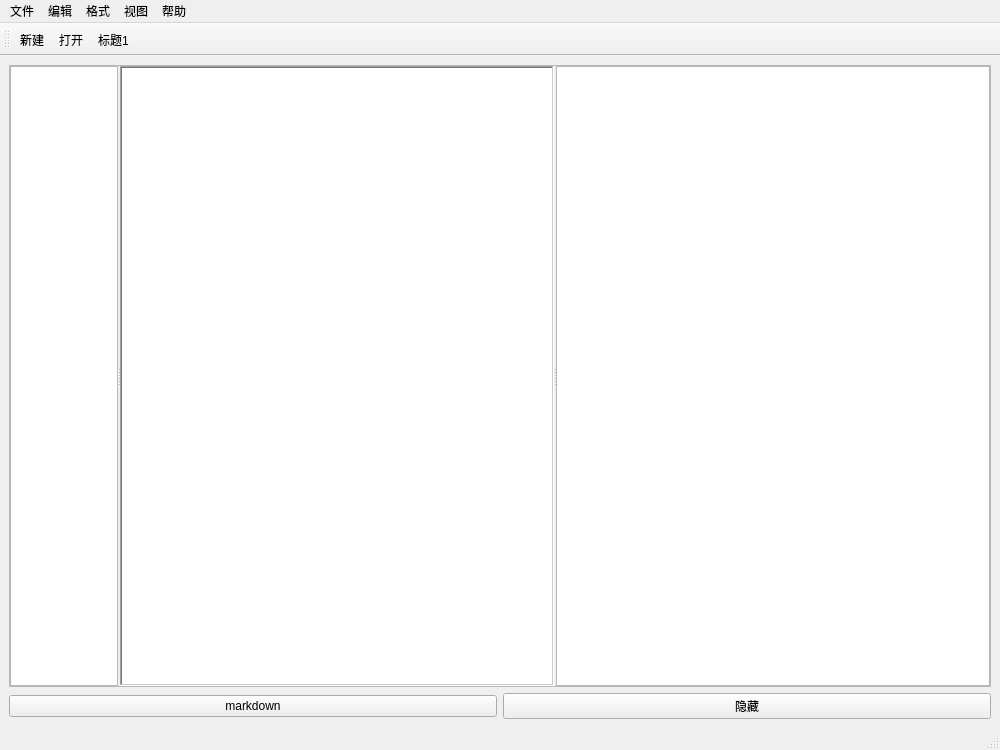
<?xml version="1.0" encoding="UTF-8"?>
<ui version="4.0">
 <class>MainWindow</class>
 <widget class="QMainWindow" name="MainWindow">
  <property name="geometry">
   <rect>
    <x>0</x>
    <y>0</y>
    <width>1000</width>
    <height>750</height>
   </rect>
  </property>
  <property name="windowTitle">
   <string>MainWindow</string>
  </property>
  <widget class="QWidget" name="centralwidget">
   <layout class="QVBoxLayout" name="verticalLayout">
    <item>
     <widget class="QSplitter" name="splitter">
      <property name="sizePolicy">
       <sizepolicy hsizetype="Expanding" vsizetype="Expanding">
        <horstretch>0</horstretch>
        <verstretch>0</verstretch>
       </sizepolicy>
      </property>
      <property name="frameShape">
       <enum>QFrame::StyledPanel</enum>
      </property>
      <property name="frameShadow">
       <enum>QFrame::Sunken</enum>
      </property>
      <property name="lineWidth">
       <number>1</number>
      </property>
      <property name="midLineWidth">
       <number>3</number>
      </property>
      <property name="orientation">
       <enum>Qt::Horizontal</enum>
      </property>
      <property name="handleWidth">
       <number>2</number>
      </property>
      <property name="childrenCollapsible">
       <bool>true</bool>
      </property>
      <widget class="QListWidget" name="file_list">
       <property name="sizePolicy">
        <sizepolicy hsizetype="Expanding" vsizetype="Expanding">
         <horstretch>1</horstretch>
         <verstretch>0</verstretch>
        </sizepolicy>
       </property>
       <property name="frameShadow">
        <enum>QFrame::Raised</enum>
       </property>
      </widget>
      <widget class="QTextEdit" name="input_text">
       <property name="sizePolicy">
        <sizepolicy hsizetype="Expanding" vsizetype="Expanding">
         <horstretch>4</horstretch>
         <verstretch>0</verstretch>
        </sizepolicy>
       </property>
       <property name="frameShape">
        <enum>QFrame::WinPanel</enum>
       </property>
       <property name="frameShadow">
        <enum>QFrame::Sunken</enum>
       </property>
       <property name="overwriteMode">
        <bool>false</bool>
       </property>
      </widget>
      <widget class="QTextBrowser" name="display_text">
       <property name="sizePolicy">
        <sizepolicy hsizetype="Expanding" vsizetype="Expanding">
         <horstretch>4</horstretch>
         <verstretch>0</verstretch>
        </sizepolicy>
       </property>
      </widget>
     </widget>
    </item>
    <item>
     <layout class="QHBoxLayout" name="horizontalLayout">
      <item>
       <widget class="QPushButton" name="pushButton">
        <property name="text">
         <string>markdown</string>
        </property>
       </widget>
      </item>
      <item>
       <widget class="QPushButton" name="html_btn">
        <property name="text">
         <string>隐藏</string>
        </property>
       </widget>
      </item>
     </layout>
    </item>
   </layout>
  </widget>
  <widget class="QMenuBar" name="menubar">
   <property name="geometry">
    <rect>
     <x>0</x>
     <y>0</y>
     <width>1000</width>
     <height>22</height>
    </rect>
   </property>
   <widget class="QMenu" name="menu_file">
    <property name="title">
     <string>文件</string>
    </property>
    <addaction name="actionnew"/>
    <addaction name="actionopen"/>
   </widget>
   <widget class="QMenu" name="menu_format">
    <property name="title">
     <string>格式</string>
    </property>
    <addaction name="action_title1"/>
   </widget>
   <widget class="QMenu" name="menu_help">
    <property name="title">
     <string>帮助</string>
    </property>
   </widget>
   <widget class="QMenu" name="menu_edit">
    <property name="title">
     <string>编辑</string>
    </property>
    <addaction name="actionnew"/>
   </widget>
   <widget class="QMenu" name="menu">
    <property name="title">
     <string>视图</string>
    </property>
    <addaction name="action_hide"/>
    <addaction name="action_display"/>
    <addaction name="action_full"/>
   </widget>
   <addaction name="menu_file"/>
   <addaction name="menu_edit"/>
   <addaction name="menu_format"/>
   <addaction name="menu"/>
   <addaction name="menu_help"/>
  </widget>
  <widget class="QStatusBar" name="statusbar"/>
  <widget class="QToolBar" name="toolBar">
   <property name="windowTitle">
    <string>toolBar</string>
   </property>
   <attribute name="toolBarArea">
    <enum>TopToolBarArea</enum>
   </attribute>
   <attribute name="toolBarBreak">
    <bool>false</bool>
   </attribute>
   <addaction name="actionnew"/>
   <addaction name="actionopen"/>
   <addaction name="action_title1"/>
  </widget>
  <action name="actionnew">
   <property name="text">
    <string>新建</string>
   </property>
  </action>
  <action name="actionopen">
   <property name="text">
    <string>打开</string>
   </property>
  </action>
  <action name="action_title1">
   <property name="text">
    <string>标题1</string>
   </property>
  </action>
  <action name="action_hide">
   <property name="text">
    <string>隐藏列表</string>
   </property>
  </action>
  <action name="action_display">
   <property name="text">
    <string>显示列表</string>
   </property>
  </action>
  <action name="action_full">
   <property name="text">
    <string>全屏预览</string>
   </property>
  </action>
 </widget>
 <resources/>
 <connections/>
</ui>
